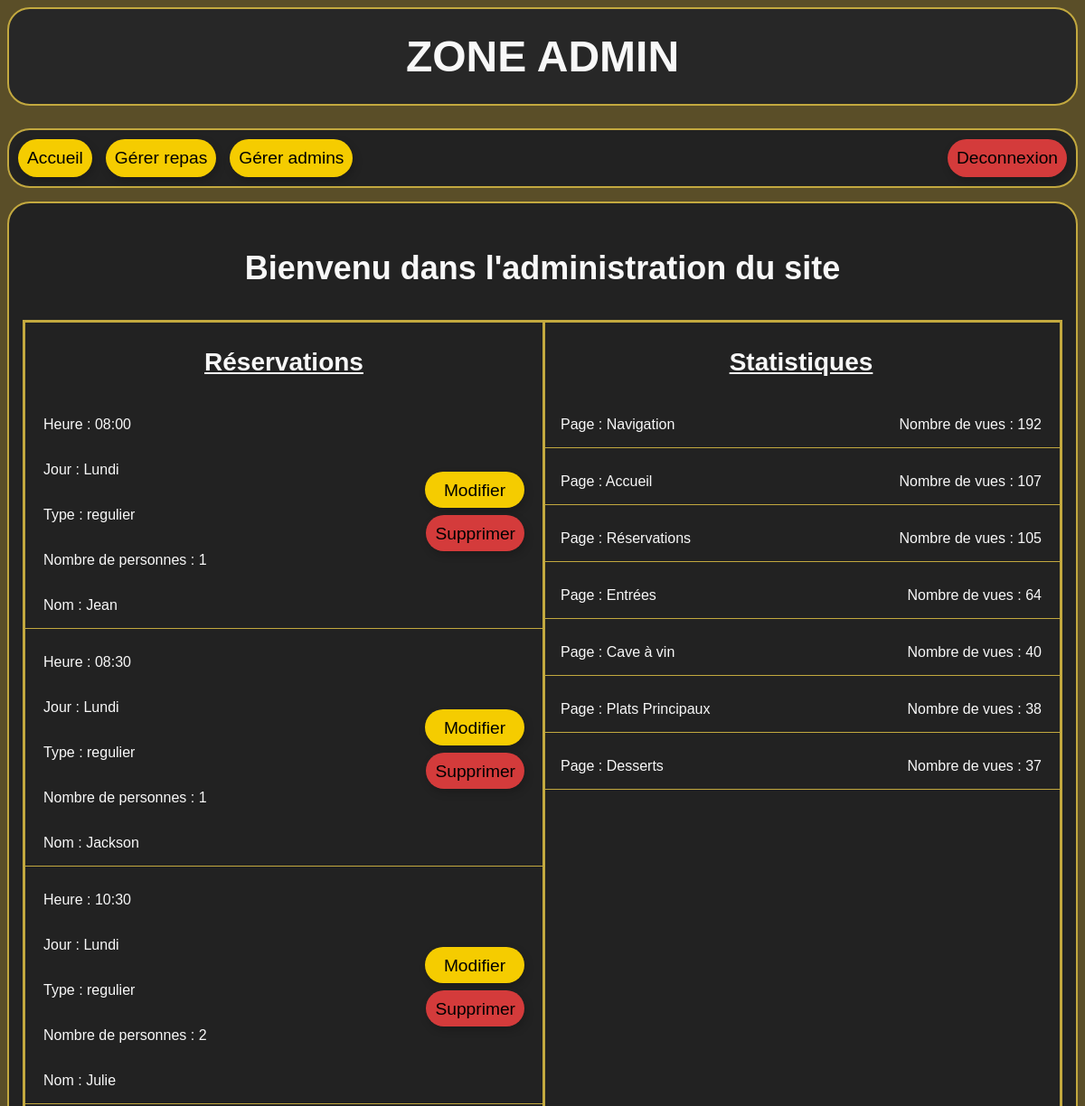
Page /admin/index.php (signed in, upper part) on the earlier database version.
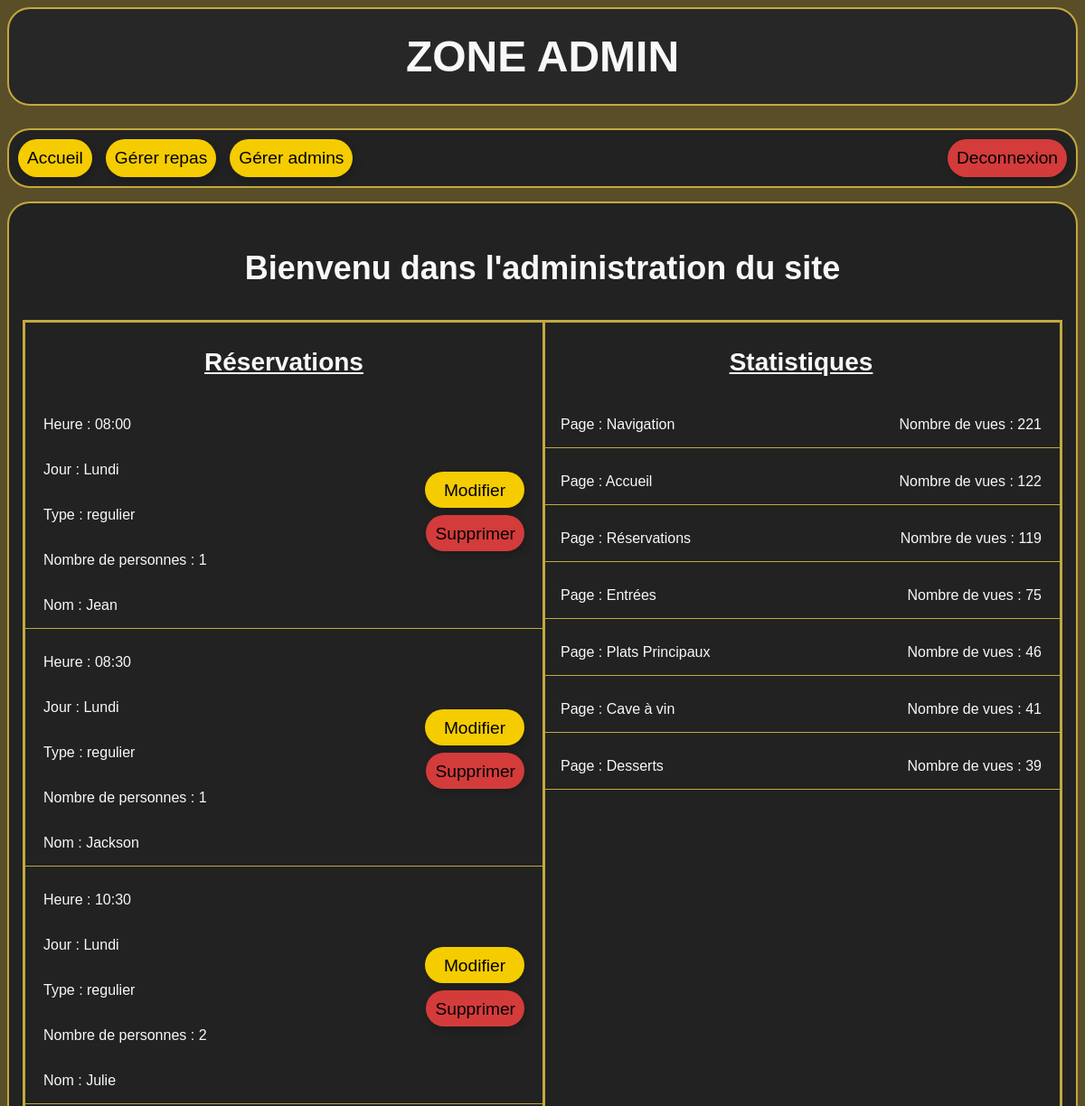
Same page on the later database version.
### tables this page shows
CREATE TABLE "reservations" (
	"id"	INTEGER NOT NULL UNIQUE,
	"jour"	TEXT NOT NULL,
	"type"	TEXT NOT NULL,
	"nom"	TEXT NOT NULL,
	"nb"	INTEGER NOT NULL,
	"temps"	TEXT NOT NULL,
	PRIMARY KEY("id" AUTOINCREMENT)
);

CREATE TABLE "vues" (
	"id"	INTEGER NOT NULL UNIQUE,
	"page"	TEXT NOT NULL UNIQUE,
	"nb"	INTEGER NOT NULL,
	PRIMARY KEY("id" AUTOINCREMENT)
);

### admin/index.php (the view, shortened to what this page needs)
<?php
include "../includes/base.php";
$nb_reservations_par_page = 6;
$page_reservations = $_GET["page"] ?? 1;
$sql = "
    SELECT id, jour, type, nom, nb, temps
    FROM reservations
	ORDER BY
		CASE jour
			WHEN 'Lundi' THEN 1
			WHEN 'Mardi' THEN 2
			WHEN 'Mercredi' THEN 3
			WHEN 'Jeudi' THEN 4
			WHEN 'Vendredi' THEN 5
			WHEN 'Samedi' THEN 6
			WHEN 'Dimanche' THEN 7
			END,
			temps
    LIMIT :limit
    OFFSET :offset
    ";
$stmt = $bdd->prepare($sql);
$stmt->execute([
    ":limit" => $nb_reservations_par_page,
    ":offset" => ($page_reservations - 1) * $nb_reservations_par_page
]);
$les_reservations = $stmt->fetchAll();
$sql = "
    SELECT *
    FROM vues
    ORDER BY nb DESC
    ";
$stmt = $bdd->prepare($sql);
$stmt->execute();
$pages = $stmt->fetchAll();
?>
<!DOCTYPE html>
<html lang="en">
<head>
    <link rel="stylesheet" href="../css/style_admin.css">
</head>
<body>
    <header>
        <h1>Zone admin</h1>
        <nav>
            <a class="changement_page" href="index.php"> Accueil </a>
            <a class="changement_page" href="repas/repas.php"> Gérer repas </a>
            <a class="changement_page" href="employes/gestion_admin.php"> Gérer admins </a>
            <a class="deconnexion" href="deconnexion.php"> Deconnexion </a>
        </nav>
    </header>
    <main>
        <p class="bienvenu">
            Bienvenu dans l'administration du site
        </p>
        <div class="conteneur">
            <div class="reservations">
                <p class="titre-section">Réservations</p>
                <?php foreach ($les_reservations as $une_reservation): ?>
                    <div class="une-reservation">
                        <div class="reservation-infos">
                            <p class="res-heure">Heure : <?= $une_reservation["temps"] ?></p>
                            <p class="res-jour">Jour : <?= $une_reservation["jour"] ?></p>
                            <p class="res-type">Type : <?= $une_reservation["type"] ?></p>
                            <p class="res-nb">Nombre de personnes : <?= $une_reservation["nb"] ?></p>
                            <p class="res-nom">Nom : <?= $une_reservation["nom"] ?></p>
                        </div>
                        <div class="btn-reservation">
                            <a class="modifier"
                                href="modifier_reservation.php?id=<?= $une_reservation['id'] ?>">Modifier</a>
                            <a class="supprimer" href="index.php?supprimer=<?= $une_reservation['id'] ?>">Supprimer</a>
                        </div>
                    </div>
                <?php endforeach ?>
            </div>
            <div class="statistiques">
                <p class="titre-section">Statistiques</p>
                <?php foreach ($pages as $page): ?>
                    <div class="une-statistique">
                        <p>Page : <?= $page["page"] ?></p>
                        <p class="nb-vues"> Nombre de vues : <?= $page["nb"] ?></p>
                    </div>
                <?php endforeach ?>
            </div>
        </div>
    </main>
</body>
</html>

### css/style_admin.css (style rules this page uses)
body { font-family: Arial, Helvetica, sans-serif; background-color: #5a4e28; }
header { text-align: center; }
h1 { margin: 0 0 25px 0; color: #F8F8F8; background-color: #272727; padding: 25px; border-radius: 25px; text-align: center; font-size: 48px; text-transform: uppercase; font-family: 'Raleway', sans-serif; border: 2px solid #C3A93F; }
h2, p.bienvenu { font-size: 36px; color: #F8F8F8; text-align: center; font-family: 'Raleway', sans-serif; }
p { font-family: 'Raleway', sans-serif; }
nav { background-color: #222222; padding: 10px; border-radius: 25px; display: flex; justify-content: center; gap: 15px; margin-bottom: 15px; border: 2px solid #C3A93F; }
.titre-section { font-size: 28px; font-weight: bold; text-decoration: underline; }
.une-reservation, .une-statistique { display: flex; justify-content: space-between; align-items: center; border-bottom: 1px solid #C3A93F; margin-bottom: 12px; padding: 0 20px; }
.une-reservation a { height: 20px; }
a.modifier { width: 90px; }
a, input.modifier, input.ajouter { border: none; padding: 10px; border-radius: 50px; text-decoration: none; color: black; font-size: larger; box-shadow: 2px 4px 10px rgba(0, 0, 0, 0.2); text-align: center; }
.bienvenu { text-align: center; font-size: 38px; font-weight: bold; }

Differences in the rows shown:
changed vues "Navigation": nb "192" → "221"
changed vues "Accueil": nb "107" → "122"
changed vues "Réservations": nb "105" → "119"
changed vues "Entrées": nb "64" → "75"
changed vues "Plats Principaux": nb "38" → "46"; moves up the list
changed vues "Cave à vin": nb "40" → "41"
changed vues "Desserts": nb "37" → "39"
